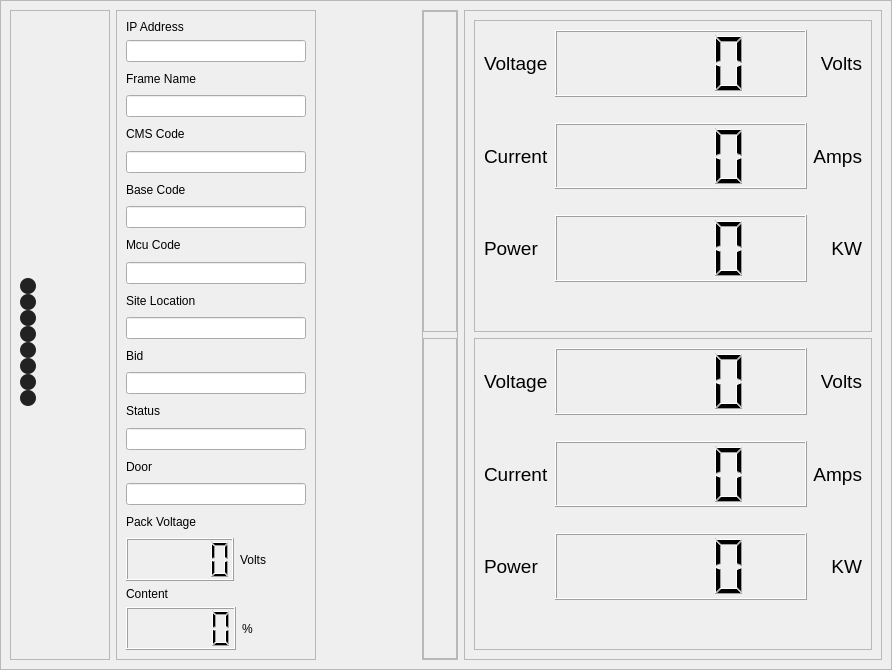
<?xml version="1.0" encoding="UTF-8"?>
<ui version="4.0">
 <class>MainInfoWindow</class>
 <widget class="QWidget" name="MainInfoWindow">
  <property name="geometry">
   <rect>
    <x>0</x>
    <y>0</y>
    <width>892</width>
    <height>670</height>
   </rect>
  </property>
  <property name="maximumSize">
   <size>
    <width>900</width>
    <height>670</height>
   </size>
  </property>
  <property name="windowTitle">
   <string>Form</string>
  </property>
  <layout class="QHBoxLayout" name="horizontalLayout">
   <property name="leftMargin">
    <number>0</number>
   </property>
   <property name="topMargin">
    <number>0</number>
   </property>
   <property name="rightMargin">
    <number>0</number>
   </property>
   <property name="bottomMargin">
    <number>0</number>
   </property>
   <item>
    <widget class="QFrame" name="frame">
     <property name="frameShape">
      <enum>QFrame::StyledPanel</enum>
     </property>
     <property name="frameShadow">
      <enum>QFrame::Raised</enum>
     </property>
     <layout class="QHBoxLayout" name="horizontalLayout_2">
      <item>
       <widget class="QFrame" name="frame_2">
        <property name="maximumSize">
         <size>
          <width>100</width>
          <height>16777215</height>
         </size>
        </property>
        <property name="frameShape">
         <enum>QFrame::StyledPanel</enum>
        </property>
        <property name="frameShadow">
         <enum>QFrame::Raised</enum>
        </property>
        <layout class="QVBoxLayout" name="verticalLayout_4">
         <item>
          <layout class="QGridLayout" name="gridLayout" rowstretch="1,1,1,1,1,1,1,1,1" columnstretch="6,1">
           <property name="spacing">
            <number>0</number>
           </property>
           <item row="1" column="1">
            <widget class="QPushButton" name="pack8">
             <property name="styleSheet">
              <string notr="true">QPushButton {
	border : none;
}

QPushButton:hover {
	
	background-color: rgb(229, 241, 251);
}



</string>
             </property>
             <property name="text">
              <string/>
             </property>
             <property name="icon">
              <iconset resource="../res.qrc">
               <normaloff>:/resources/icons/battery.png</normaloff>:/resources/icons/battery.png</iconset>
             </property>
             <property name="iconSize">
              <size>
               <width>60</width>
               <height>60</height>
              </size>
             </property>
             <property name="default">
              <bool>false</bool>
             </property>
             <property name="flat">
              <bool>false</bool>
             </property>
            </widget>
           </item>
           <item row="7" column="1">
            <widget class="QPushButton" name="pack2">
             <property name="styleSheet">
              <string notr="true">QPushButton {
	border : none;
}

QPushButton:hover {
	
	background-color: rgb(229, 241, 251);
}



</string>
             </property>
             <property name="text">
              <string/>
             </property>
             <property name="icon">
              <iconset resource="../res.qrc">
               <normaloff>:/resources/icons/battery.png</normaloff>:/resources/icons/battery.png</iconset>
             </property>
             <property name="iconSize">
              <size>
               <width>60</width>
               <height>60</height>
              </size>
             </property>
             <property name="default">
              <bool>false</bool>
             </property>
             <property name="flat">
              <bool>false</bool>
             </property>
            </widget>
           </item>
           <item row="2" column="1">
            <widget class="QPushButton" name="pack7">
             <property name="styleSheet">
              <string notr="true">QPushButton {
	border : none;
}

QPushButton:hover {
	
	background-color: rgb(229, 241, 251);
}



</string>
             </property>
             <property name="text">
              <string/>
             </property>
             <property name="icon">
              <iconset resource="../res.qrc">
               <normaloff>:/resources/icons/battery.png</normaloff>:/resources/icons/battery.png</iconset>
             </property>
             <property name="iconSize">
              <size>
               <width>60</width>
               <height>60</height>
              </size>
             </property>
             <property name="default">
              <bool>false</bool>
             </property>
             <property name="flat">
              <bool>false</bool>
             </property>
            </widget>
           </item>
           <item row="3" column="1">
            <widget class="QPushButton" name="pack6">
             <property name="styleSheet">
              <string notr="true">QPushButton {
	border : none;
}

QPushButton:hover {
	
	background-color: rgb(229, 241, 251);
}



</string>
             </property>
             <property name="text">
              <string/>
             </property>
             <property name="icon">
              <iconset resource="../res.qrc">
               <normaloff>:/resources/icons/battery.png</normaloff>:/resources/icons/battery.png</iconset>
             </property>
             <property name="iconSize">
              <size>
               <width>60</width>
               <height>60</height>
              </size>
             </property>
             <property name="default">
              <bool>false</bool>
             </property>
             <property name="flat">
              <bool>false</bool>
             </property>
            </widget>
           </item>
           <item row="4" column="1">
            <widget class="QPushButton" name="pack5">
             <property name="styleSheet">
              <string notr="true">QPushButton {
	border : none;
}

QPushButton:hover {
	
	background-color: rgb(229, 241, 251);
}



</string>
             </property>
             <property name="text">
              <string/>
             </property>
             <property name="icon">
              <iconset resource="../res.qrc">
               <normaloff>:/resources/icons/battery.png</normaloff>:/resources/icons/battery.png</iconset>
             </property>
             <property name="iconSize">
              <size>
               <width>60</width>
               <height>60</height>
              </size>
             </property>
             <property name="default">
              <bool>false</bool>
             </property>
             <property name="flat">
              <bool>false</bool>
             </property>
            </widget>
           </item>
           <item row="5" column="0">
            <widget class="QPushButton" name="packstatus4">
             <property name="minimumSize">
              <size>
               <width>16</width>
               <height>16</height>
              </size>
             </property>
             <property name="maximumSize">
              <size>
               <width>16</width>
               <height>16</height>
              </size>
             </property>
             <property name="layoutDirection">
              <enum>Qt::LeftToRight</enum>
             </property>
             <property name="styleSheet">
              <string notr="true">QPushButton{
	border-radius : 8px;
	background-color: rgb(34, 34, 34);
}</string>
             </property>
             <property name="text">
              <string/>
             </property>
             <property name="flat">
              <bool>false</bool>
             </property>
            </widget>
           </item>
           <item row="8" column="1">
            <widget class="QPushButton" name="pack1">
             <property name="styleSheet">
              <string notr="true">QPushButton {
	border : none;
}

QPushButton:hover {
	
	background-color: rgb(229, 241, 251);
}



</string>
             </property>
             <property name="text">
              <string/>
             </property>
             <property name="icon">
              <iconset resource="../res.qrc">
               <normaloff>:/resources/icons/battery.png</normaloff>:/resources/icons/battery.png</iconset>
             </property>
             <property name="iconSize">
              <size>
               <width>60</width>
               <height>60</height>
              </size>
             </property>
             <property name="default">
              <bool>false</bool>
             </property>
             <property name="flat">
              <bool>false</bool>
             </property>
            </widget>
           </item>
           <item row="6" column="0">
            <widget class="QPushButton" name="packstatus3">
             <property name="minimumSize">
              <size>
               <width>16</width>
               <height>16</height>
              </size>
             </property>
             <property name="maximumSize">
              <size>
               <width>16</width>
               <height>16</height>
              </size>
             </property>
             <property name="layoutDirection">
              <enum>Qt::LeftToRight</enum>
             </property>
             <property name="styleSheet">
              <string notr="true">QPushButton{
	border-radius : 8px;
	background-color: rgb(34, 34, 34);
}</string>
             </property>
             <property name="text">
              <string/>
             </property>
             <property name="flat">
              <bool>false</bool>
             </property>
            </widget>
           </item>
           <item row="8" column="0">
            <widget class="QPushButton" name="packstatus1">
             <property name="minimumSize">
              <size>
               <width>16</width>
               <height>16</height>
              </size>
             </property>
             <property name="maximumSize">
              <size>
               <width>16</width>
               <height>16</height>
              </size>
             </property>
             <property name="layoutDirection">
              <enum>Qt::LeftToRight</enum>
             </property>
             <property name="styleSheet">
              <string notr="true">QPushButton{
	border-radius : 8px;
	background-color: rgb(34, 34, 34);
}</string>
             </property>
             <property name="text">
              <string/>
             </property>
             <property name="flat">
              <bool>false</bool>
             </property>
            </widget>
           </item>
           <item row="7" column="0">
            <widget class="QPushButton" name="packstatus2">
             <property name="minimumSize">
              <size>
               <width>16</width>
               <height>16</height>
              </size>
             </property>
             <property name="maximumSize">
              <size>
               <width>16</width>
               <height>16</height>
              </size>
             </property>
             <property name="layoutDirection">
              <enum>Qt::LeftToRight</enum>
             </property>
             <property name="styleSheet">
              <string notr="true">QPushButton{
	border-radius : 8px;
	background-color: rgb(34, 34, 34);
}</string>
             </property>
             <property name="text">
              <string/>
             </property>
             <property name="flat">
              <bool>false</bool>
             </property>
            </widget>
           </item>
           <item row="3" column="0">
            <widget class="QPushButton" name="packstatus6">
             <property name="minimumSize">
              <size>
               <width>16</width>
               <height>16</height>
              </size>
             </property>
             <property name="maximumSize">
              <size>
               <width>16</width>
               <height>16</height>
              </size>
             </property>
             <property name="layoutDirection">
              <enum>Qt::LeftToRight</enum>
             </property>
             <property name="styleSheet">
              <string notr="true">QPushButton{
	border-radius : 8px;
	background-color: rgb(34, 34, 34);
}</string>
             </property>
             <property name="text">
              <string/>
             </property>
             <property name="flat">
              <bool>false</bool>
             </property>
            </widget>
           </item>
           <item row="2" column="0">
            <widget class="QPushButton" name="packstatus7">
             <property name="minimumSize">
              <size>
               <width>16</width>
               <height>16</height>
              </size>
             </property>
             <property name="maximumSize">
              <size>
               <width>16</width>
               <height>16</height>
              </size>
             </property>
             <property name="layoutDirection">
              <enum>Qt::LeftToRight</enum>
             </property>
             <property name="styleSheet">
              <string notr="true">QPushButton{
	border-radius : 8px;
	background-color: rgb(34, 34, 34);
}</string>
             </property>
             <property name="text">
              <string/>
             </property>
             <property name="flat">
              <bool>false</bool>
             </property>
            </widget>
           </item>
           <item row="1" column="0">
            <widget class="QPushButton" name="packstatus8">
             <property name="minimumSize">
              <size>
               <width>16</width>
               <height>16</height>
              </size>
             </property>
             <property name="maximumSize">
              <size>
               <width>16</width>
               <height>16</height>
              </size>
             </property>
             <property name="layoutDirection">
              <enum>Qt::LeftToRight</enum>
             </property>
             <property name="styleSheet">
              <string notr="true">QPushButton{
	border-radius : 8px;
	background-color: rgb(34, 34, 34);
}</string>
             </property>
             <property name="text">
              <string/>
             </property>
             <property name="flat">
              <bool>false</bool>
             </property>
            </widget>
           </item>
           <item row="5" column="1">
            <widget class="QPushButton" name="pack4">
             <property name="styleSheet">
              <string notr="true">QPushButton {
	border : none;
}

QPushButton:hover {
	
	background-color: rgb(229, 241, 251);
}



</string>
             </property>
             <property name="text">
              <string/>
             </property>
             <property name="icon">
              <iconset resource="../res.qrc">
               <normaloff>:/resources/icons/battery.png</normaloff>:/resources/icons/battery.png</iconset>
             </property>
             <property name="iconSize">
              <size>
               <width>60</width>
               <height>60</height>
              </size>
             </property>
             <property name="default">
              <bool>false</bool>
             </property>
             <property name="flat">
              <bool>false</bool>
             </property>
            </widget>
           </item>
           <item row="6" column="1">
            <widget class="QPushButton" name="pack3">
             <property name="styleSheet">
              <string notr="true">QPushButton {
	border : none;
}

QPushButton:hover {
	
	background-color: rgb(229, 241, 251);
}



</string>
             </property>
             <property name="text">
              <string/>
             </property>
             <property name="icon">
              <iconset resource="../res.qrc">
               <normaloff>:/resources/icons/battery.png</normaloff>:/resources/icons/battery.png</iconset>
             </property>
             <property name="iconSize">
              <size>
               <width>60</width>
               <height>60</height>
              </size>
             </property>
             <property name="default">
              <bool>false</bool>
             </property>
             <property name="flat">
              <bool>false</bool>
             </property>
            </widget>
           </item>
           <item row="4" column="0">
            <widget class="QPushButton" name="packstatus5">
             <property name="minimumSize">
              <size>
               <width>16</width>
               <height>16</height>
              </size>
             </property>
             <property name="maximumSize">
              <size>
               <width>16</width>
               <height>16</height>
              </size>
             </property>
             <property name="layoutDirection">
              <enum>Qt::LeftToRight</enum>
             </property>
             <property name="styleSheet">
              <string notr="true">QPushButton{
	border-radius : 8px;
	background-color: rgb(34, 34, 34);
}</string>
             </property>
             <property name="text">
              <string/>
             </property>
             <property name="flat">
              <bool>false</bool>
             </property>
            </widget>
           </item>
           <item row="0" column="1">
            <widget class="QPushButton" name="rms">
             <property name="styleSheet">
              <string notr="true">QPushButton {
	border : none;
}

QPushButton:hover {
	
	background-color: rgb(229, 241, 251);
}



</string>
             </property>
             <property name="text">
              <string/>
             </property>
             <property name="icon">
              <iconset resource="../res.qrc">
               <normaloff>:/resources/icons/wifi-router.png</normaloff>:/resources/icons/wifi-router.png</iconset>
             </property>
             <property name="iconSize">
              <size>
               <width>60</width>
               <height>60</height>
              </size>
             </property>
            </widget>
           </item>
          </layout>
         </item>
        </layout>
       </widget>
      </item>
      <item>
       <widget class="QFrame" name="frame_3">
        <property name="maximumSize">
         <size>
          <width>200</width>
          <height>16777215</height>
         </size>
        </property>
        <property name="styleSheet">
         <string notr="true"/>
        </property>
        <property name="frameShape">
         <enum>QFrame::StyledPanel</enum>
        </property>
        <property name="frameShadow">
         <enum>QFrame::Raised</enum>
        </property>
        <layout class="QVBoxLayout" name="verticalLayout_5">
         <item>
          <layout class="QVBoxLayout" name="verticalLayout_3" stretch="0,0,1,1,1,1,1,1,1,1,1,1,1,1,1,1,1,1,1,2,0,2">
           <item>
            <widget class="QLabel" name="label_23">
             <property name="text">
              <string>IP Address</string>
             </property>
            </widget>
           </item>
           <item>
            <widget class="QLineEdit" name="ipAddressLineEdit">
             <property name="enabled">
              <bool>true</bool>
             </property>
             <property name="readOnly">
              <bool>true</bool>
             </property>
            </widget>
           </item>
           <item>
            <widget class="QLabel" name="label">
             <property name="text">
              <string>Frame Name</string>
             </property>
            </widget>
           </item>
           <item>
            <widget class="QLineEdit" name="framelineEdit">
             <property name="enabled">
              <bool>true</bool>
             </property>
             <property name="readOnly">
              <bool>true</bool>
             </property>
            </widget>
           </item>
           <item>
            <widget class="QLabel" name="label_2">
             <property name="text">
              <string>CMS Code</string>
             </property>
            </widget>
           </item>
           <item>
            <widget class="QLineEdit" name="cmscodelineEdit">
             <property name="readOnly">
              <bool>true</bool>
             </property>
            </widget>
           </item>
           <item>
            <widget class="QLabel" name="label_3">
             <property name="text">
              <string>Base Code</string>
             </property>
            </widget>
           </item>
           <item>
            <widget class="QLineEdit" name="basecodelineEdit">
             <property name="readOnly">
              <bool>true</bool>
             </property>
            </widget>
           </item>
           <item>
            <widget class="QLabel" name="label_4">
             <property name="text">
              <string>Mcu Code</string>
             </property>
            </widget>
           </item>
           <item>
            <widget class="QLineEdit" name="mcucodelineEdit">
             <property name="readOnly">
              <bool>true</bool>
             </property>
            </widget>
           </item>
           <item>
            <widget class="QLabel" name="label_5">
             <property name="text">
              <string>Site Location</string>
             </property>
            </widget>
           </item>
           <item>
            <widget class="QLineEdit" name="sitelocationlineEdit">
             <property name="readOnly">
              <bool>true</bool>
             </property>
            </widget>
           </item>
           <item>
            <widget class="QLabel" name="label_6">
             <property name="text">
              <string>Bid</string>
             </property>
            </widget>
           </item>
           <item>
            <widget class="QLineEdit" name="bidlineEdit">
             <property name="styleSheet">
              <string notr="true"/>
             </property>
             <property name="readOnly">
              <bool>true</bool>
             </property>
            </widget>
           </item>
           <item>
            <widget class="QLabel" name="label_7">
             <property name="text">
              <string>Status</string>
             </property>
            </widget>
           </item>
           <item>
            <widget class="QLineEdit" name="statuslineEdit">
             <property name="readOnly">
              <bool>true</bool>
             </property>
            </widget>
           </item>
           <item>
            <widget class="QLabel" name="label_8">
             <property name="text">
              <string>Door</string>
             </property>
            </widget>
           </item>
           <item>
            <widget class="QLineEdit" name="doorlineEdit">
             <property name="readOnly">
              <bool>true</bool>
             </property>
            </widget>
           </item>
           <item>
            <widget class="QLabel" name="label_21">
             <property name="text">
              <string>Pack Voltage</string>
             </property>
            </widget>
           </item>
           <item>
            <layout class="QHBoxLayout" name="horizontalLayout_4" stretch="6,1,0">
             <item>
              <widget class="QLCDNumber" name="packVoltage">
               <property name="autoFillBackground">
                <bool>true</bool>
               </property>
               <property name="frameShape">
                <enum>QFrame::Box</enum>
               </property>
               <property name="smallDecimalPoint">
                <bool>false</bool>
               </property>
               <property name="digitCount">
                <number>5</number>
               </property>
               <property name="value" stdset="0">
                <double>0.000000000000000</double>
               </property>
               <property name="intValue" stdset="0">
                <number>0</number>
               </property>
              </widget>
             </item>
             <item>
              <widget class="QLabel" name="label_22">
               <property name="text">
                <string>Volts</string>
               </property>
               <property name="alignment">
                <set>Qt::AlignRight|Qt::AlignTrailing|Qt::AlignVCenter</set>
               </property>
              </widget>
             </item>
             <item>
              <spacer name="horizontalSpacer_2">
               <property name="orientation">
                <enum>Qt::Horizontal</enum>
               </property>
               <property name="sizeType">
                <enum>QSizePolicy::Fixed</enum>
               </property>
               <property name="sizeHint" stdset="0">
                <size>
                 <width>40</width>
                 <height>20</height>
                </size>
               </property>
              </spacer>
             </item>
            </layout>
           </item>
           <item>
            <widget class="QLabel" name="label_24">
             <property name="text">
              <string>Content</string>
             </property>
            </widget>
           </item>
           <item>
            <layout class="QHBoxLayout" name="horizontalLayout_5" stretch="6,1,0">
             <item>
              <widget class="QLCDNumber" name="packContent">
               <property name="autoFillBackground">
                <bool>true</bool>
               </property>
               <property name="frameShape">
                <enum>QFrame::Box</enum>
               </property>
               <property name="smallDecimalPoint">
                <bool>false</bool>
               </property>
               <property name="digitCount">
                <number>5</number>
               </property>
               <property name="value" stdset="0">
                <double>0.000000000000000</double>
               </property>
               <property name="intValue" stdset="0">
                <number>0</number>
               </property>
              </widget>
             </item>
             <item>
              <widget class="QLabel" name="label_25">
               <property name="text">
                <string>%    </string>
               </property>
               <property name="alignment">
                <set>Qt::AlignRight|Qt::AlignTrailing|Qt::AlignVCenter</set>
               </property>
              </widget>
             </item>
             <item>
              <spacer name="horizontalSpacer_3">
               <property name="orientation">
                <enum>Qt::Horizontal</enum>
               </property>
               <property name="sizeType">
                <enum>QSizePolicy::Fixed</enum>
               </property>
               <property name="sizeHint" stdset="0">
                <size>
                 <width>40</width>
                 <height>20</height>
                </size>
               </property>
              </spacer>
             </item>
            </layout>
           </item>
          </layout>
         </item>
        </layout>
       </widget>
      </item>
      <item>
       <spacer name="horizontalSpacer">
        <property name="orientation">
         <enum>Qt::Horizontal</enum>
        </property>
        <property name="sizeType">
         <enum>QSizePolicy::Fixed</enum>
        </property>
        <property name="sizeHint" stdset="0">
         <size>
          <width>100</width>
          <height>20</height>
         </size>
        </property>
       </spacer>
      </item>
      <item>
       <widget class="QFrame" name="frame_4">
        <property name="frameShape">
         <enum>QFrame::StyledPanel</enum>
        </property>
        <property name="frameShadow">
         <enum>QFrame::Raised</enum>
        </property>
        <layout class="QVBoxLayout" name="verticalLayout">
         <property name="leftMargin">
          <number>0</number>
         </property>
         <property name="topMargin">
          <number>0</number>
         </property>
         <property name="rightMargin">
          <number>0</number>
         </property>
         <property name="bottomMargin">
          <number>0</number>
         </property>
         <item>
          <widget class="QFrame" name="frame_7">
           <property name="maximumSize">
            <size>
             <width>400</width>
             <height>16777215</height>
            </size>
           </property>
           <property name="frameShape">
            <enum>QFrame::StyledPanel</enum>
           </property>
           <property name="frameShadow">
            <enum>QFrame::Raised</enum>
           </property>
           <layout class="QVBoxLayout" name="verticalLayout_6">
            <property name="leftMargin">
             <number>0</number>
            </property>
            <property name="topMargin">
             <number>0</number>
            </property>
            <property name="rightMargin">
             <number>0</number>
            </property>
            <property name="bottomMargin">
             <number>0</number>
            </property>
            <item alignment="Qt::AlignHCenter">
             <widget class="QPushButton" name="charger">
              <property name="styleSheet">
               <string notr="true">QPushButton {
	border : none;
}

QPushButton:hover {
	
	background-color: rgb(229, 241, 251);
}



</string>
              </property>
              <property name="text">
               <string/>
              </property>
              <property name="icon">
               <iconset resource="../res.qrc">
                <normaloff>:/resources/icons/charger-crop.png</normaloff>:/resources/icons/charger-crop.png</iconset>
              </property>
              <property name="iconSize">
               <size>
                <width>128</width>
                <height>128</height>
               </size>
              </property>
              <property name="flat">
               <bool>false</bool>
              </property>
             </widget>
            </item>
           </layout>
          </widget>
         </item>
         <item>
          <widget class="QFrame" name="frame_8">
           <property name="frameShape">
            <enum>QFrame::StyledPanel</enum>
           </property>
           <property name="frameShadow">
            <enum>QFrame::Raised</enum>
           </property>
           <layout class="QVBoxLayout" name="verticalLayout_7">
            <property name="leftMargin">
             <number>0</number>
            </property>
            <property name="topMargin">
             <number>0</number>
            </property>
            <property name="rightMargin">
             <number>0</number>
            </property>
            <property name="bottomMargin">
             <number>0</number>
            </property>
            <item alignment="Qt::AlignLeft">
             <widget class="QPushButton" name="bidirectionalinverter">
              <property name="styleSheet">
               <string notr="true">QPushButton {
	border : none;
}

QPushButton:hover {
	
	background-color: rgb(229, 241, 251);
}



</string>
              </property>
              <property name="text">
               <string/>
              </property>
              <property name="icon">
               <iconset resource="../res.qrc">
                <normaloff>:/resources/icons/solar-inverter-crop.png</normaloff>:/resources/icons/solar-inverter-crop.png</iconset>
              </property>
              <property name="iconSize">
               <size>
                <width>128</width>
                <height>128</height>
               </size>
              </property>
             </widget>
            </item>
           </layout>
          </widget>
         </item>
        </layout>
       </widget>
      </item>
      <item>
       <widget class="QFrame" name="frame_5">
        <property name="frameShape">
         <enum>QFrame::StyledPanel</enum>
        </property>
        <property name="frameShadow">
         <enum>QFrame::Raised</enum>
        </property>
        <layout class="QVBoxLayout" name="verticalLayout_2">
         <item>
          <widget class="QFrame" name="frame_9">
           <property name="frameShape">
            <enum>QFrame::StyledPanel</enum>
           </property>
           <property name="frameShadow">
            <enum>QFrame::Raised</enum>
           </property>
           <layout class="QVBoxLayout" name="verticalLayout_8">
            <item>
             <layout class="QGridLayout" name="gridLayout_2" columnstretch="1,6,1">
              <item row="2" column="0">
               <widget class="QLabel" name="label_10">
                <property name="font">
                 <font>
                  <pointsize>14</pointsize>
                 </font>
                </property>
                <property name="text">
                 <string>Current</string>
                </property>
               </widget>
              </item>
              <item row="0" column="2">
               <widget class="QLabel" name="label_12">
                <property name="font">
                 <font>
                  <pointsize>14</pointsize>
                 </font>
                </property>
                <property name="text">
                 <string>Volts</string>
                </property>
                <property name="alignment">
                 <set>Qt::AlignRight|Qt::AlignTrailing|Qt::AlignVCenter</set>
                </property>
               </widget>
              </item>
              <item row="1" column="1">
               <spacer name="verticalSpacer">
                <property name="orientation">
                 <enum>Qt::Vertical</enum>
                </property>
                <property name="sizeType">
                 <enum>QSizePolicy::Fixed</enum>
                </property>
                <property name="sizeHint" stdset="0">
                 <size>
                  <width>20</width>
                  <height>20</height>
                 </size>
                </property>
               </spacer>
              </item>
              <item row="4" column="2">
               <widget class="QLabel" name="label_14">
                <property name="font">
                 <font>
                  <pointsize>14</pointsize>
                 </font>
                </property>
                <property name="text">
                 <string>KW</string>
                </property>
                <property name="alignment">
                 <set>Qt::AlignRight|Qt::AlignTrailing|Qt::AlignVCenter</set>
                </property>
               </widget>
              </item>
              <item row="2" column="1">
               <widget class="QLCDNumber" name="chargerCurrent">
                <property name="autoFillBackground">
                 <bool>true</bool>
                </property>
                <property name="digitCount">
                 <number>4</number>
                </property>
               </widget>
              </item>
              <item row="2" column="2">
               <widget class="QLabel" name="label_13">
                <property name="font">
                 <font>
                  <pointsize>14</pointsize>
                 </font>
                </property>
                <property name="text">
                 <string>Amps</string>
                </property>
                <property name="alignment">
                 <set>Qt::AlignRight|Qt::AlignTrailing|Qt::AlignVCenter</set>
                </property>
               </widget>
              </item>
              <item row="4" column="0">
               <widget class="QLabel" name="label_11">
                <property name="font">
                 <font>
                  <pointsize>14</pointsize>
                 </font>
                </property>
                <property name="text">
                 <string>Power</string>
                </property>
               </widget>
              </item>
              <item row="3" column="1">
               <spacer name="verticalSpacer_2">
                <property name="orientation">
                 <enum>Qt::Vertical</enum>
                </property>
                <property name="sizeType">
                 <enum>QSizePolicy::Fixed</enum>
                </property>
                <property name="sizeHint" stdset="0">
                 <size>
                  <width>20</width>
                  <height>20</height>
                 </size>
                </property>
               </spacer>
              </item>
              <item row="0" column="1">
               <widget class="QLCDNumber" name="chargerVoltage">
                <property name="autoFillBackground">
                 <bool>true</bool>
                </property>
                <property name="digitCount">
                 <number>4</number>
                </property>
               </widget>
              </item>
              <item row="0" column="0">
               <widget class="QLabel" name="label_9">
                <property name="font">
                 <font>
                  <pointsize>14</pointsize>
                 </font>
                </property>
                <property name="text">
                 <string>Voltage</string>
                </property>
               </widget>
              </item>
              <item row="4" column="1">
               <widget class="QLCDNumber" name="chargerPower">
                <property name="autoFillBackground">
                 <bool>true</bool>
                </property>
                <property name="digitCount">
                 <number>4</number>
                </property>
               </widget>
              </item>
              <item row="5" column="1">
               <spacer name="verticalSpacer_5">
                <property name="orientation">
                 <enum>Qt::Vertical</enum>
                </property>
                <property name="sizeType">
                 <enum>QSizePolicy::Fixed</enum>
                </property>
                <property name="sizeHint" stdset="0">
                 <size>
                  <width>20</width>
                  <height>40</height>
                 </size>
                </property>
               </spacer>
              </item>
             </layout>
            </item>
           </layout>
          </widget>
         </item>
         <item>
          <widget class="QFrame" name="frame_12">
           <property name="frameShape">
            <enum>QFrame::StyledPanel</enum>
           </property>
           <property name="frameShadow">
            <enum>QFrame::Raised</enum>
           </property>
           <layout class="QVBoxLayout" name="verticalLayout_9">
            <item>
             <layout class="QGridLayout" name="gridLayout_3" columnstretch="1,6,1">
              <item row="0" column="2">
               <widget class="QLabel" name="label_16">
                <property name="font">
                 <font>
                  <pointsize>14</pointsize>
                 </font>
                </property>
                <property name="text">
                 <string>Volts</string>
                </property>
                <property name="alignment">
                 <set>Qt::AlignRight|Qt::AlignTrailing|Qt::AlignVCenter</set>
                </property>
               </widget>
              </item>
              <item row="2" column="0">
               <widget class="QLabel" name="label_15">
                <property name="font">
                 <font>
                  <pointsize>14</pointsize>
                 </font>
                </property>
                <property name="text">
                 <string>Current</string>
                </property>
               </widget>
              </item>
              <item row="1" column="1">
               <spacer name="verticalSpacer_3">
                <property name="orientation">
                 <enum>Qt::Vertical</enum>
                </property>
                <property name="sizeType">
                 <enum>QSizePolicy::Fixed</enum>
                </property>
                <property name="sizeHint" stdset="0">
                 <size>
                  <width>20</width>
                  <height>20</height>
                 </size>
                </property>
               </spacer>
              </item>
              <item row="4" column="0">
               <widget class="QLabel" name="label_19">
                <property name="font">
                 <font>
                  <pointsize>14</pointsize>
                 </font>
                </property>
                <property name="text">
                 <string>Power</string>
                </property>
               </widget>
              </item>
              <item row="2" column="2">
               <widget class="QLabel" name="label_18">
                <property name="font">
                 <font>
                  <pointsize>14</pointsize>
                 </font>
                </property>
                <property name="text">
                 <string>Amps</string>
                </property>
                <property name="alignment">
                 <set>Qt::AlignRight|Qt::AlignTrailing|Qt::AlignVCenter</set>
                </property>
               </widget>
              </item>
              <item row="3" column="1">
               <spacer name="verticalSpacer_4">
                <property name="orientation">
                 <enum>Qt::Vertical</enum>
                </property>
                <property name="sizeType">
                 <enum>QSizePolicy::Fixed</enum>
                </property>
                <property name="sizeHint" stdset="0">
                 <size>
                  <width>20</width>
                  <height>20</height>
                 </size>
                </property>
               </spacer>
              </item>
              <item row="0" column="0">
               <widget class="QLabel" name="label_20">
                <property name="font">
                 <font>
                  <pointsize>14</pointsize>
                 </font>
                </property>
                <property name="text">
                 <string>Voltage</string>
                </property>
               </widget>
              </item>
              <item row="4" column="1">
               <widget class="QLCDNumber" name="bdiPower">
                <property name="autoFillBackground">
                 <bool>true</bool>
                </property>
                <property name="digitCount">
                 <number>4</number>
                </property>
               </widget>
              </item>
              <item row="2" column="1">
               <widget class="QLCDNumber" name="bdiCurrent">
                <property name="autoFillBackground">
                 <bool>true</bool>
                </property>
                <property name="digitCount">
                 <number>4</number>
                </property>
               </widget>
              </item>
              <item row="0" column="1">
               <widget class="QLCDNumber" name="bdiVoltage">
                <property name="autoFillBackground">
                 <bool>true</bool>
                </property>
                <property name="frameShadow">
                 <enum>QFrame::Raised</enum>
                </property>
                <property name="digitCount">
                 <number>4</number>
                </property>
                <property name="value" stdset="0">
                 <double>0.000000000000000</double>
                </property>
               </widget>
              </item>
              <item row="4" column="2">
               <widget class="QLabel" name="label_17">
                <property name="font">
                 <font>
                  <pointsize>14</pointsize>
                 </font>
                </property>
                <property name="text">
                 <string>KW</string>
                </property>
                <property name="alignment">
                 <set>Qt::AlignRight|Qt::AlignTrailing|Qt::AlignVCenter</set>
                </property>
               </widget>
              </item>
              <item row="5" column="1">
               <spacer name="verticalSpacer_6">
                <property name="orientation">
                 <enum>Qt::Vertical</enum>
                </property>
                <property name="sizeType">
                 <enum>QSizePolicy::Fixed</enum>
                </property>
                <property name="sizeHint" stdset="0">
                 <size>
                  <width>20</width>
                  <height>40</height>
                 </size>
                </property>
               </spacer>
              </item>
             </layout>
            </item>
           </layout>
          </widget>
         </item>
        </layout>
       </widget>
      </item>
     </layout>
    </widget>
   </item>
  </layout>
 </widget>
 <resources>
  <include location="../res.qrc"/>
 </resources>
 <connections/>
</ui>
